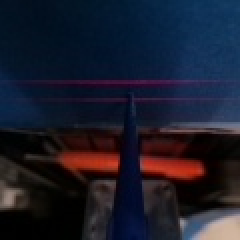
#> input picture data/Dec15_2022/test01camera1image00061.jpg, 120 x 120 px, found by its file name (shown 2 times larger); its folder holds 4 pictures in this run
$ python dataset_construction.py 3
#> lines starting #> are read from the running program, lines starting #| are printed output that depends on the picture
import cv2
import sys
import os
import numpy as np
from matplotlib import pyplot as plt
import time

data_folder = '/Users/william/Documents/MMINT_Research/printer_laser_sensor/data/Dec15_2022/'

#create global variables mouseX and mouseY as empty lists
global mouseX
mouseX = []
global mouseY
mouseY = []

def rotate_image_180(image):
    rotated_image = cv2.rotate(image, cv2.ROTATE_180)
    return rotated_image

def crop_image_horizontally(image, percent):
    height, width, channels = image.shape
    image = image[0:height, int(width/2 - width*percent/2):int(width/2 + width*percent/2)]
    return image

def make_image_bigger(image, scale_percent):
    width = int(image.shape[1] * scale_percent / 100)
    height = int(image.shape[0] * scale_percent / 100)
    dim = (width, height)
    resized = cv2.resize(image, dim, interpolation = cv2.INTER_AREA)
    return resized

#first argument from terminal is the number of images to select
num_images = int(sys.argv[1])

def focus_on_lower_part_percentage(image, percentage):
    height, width, channels = image.shape
    image = image[height-int(height*percentage):height, 0:width]
    return image

#focus on upper part of image based on given percentage
def focus_on_upper_part_percentage(image, percentage):
    height, width, channels = image.shape
    image = image[0:int(height*percentage), 0:width]
    return image

#select a random set of images in a data folder
def select_random_images(data_folder, num_images):
    images = [img for img in os.listdir(data_folder) if img.endswith('.jpg')]
    #select random images from the set
    random_images = np.random.choice(images, num_images, replace=False)
    return random_images

#return left mouse click position over image
def get_mouse_click(event, x, y, flags, param):
    if event == cv2.EVENT_LBUTTONDOWN:
        #append x to the list mouseX
        mouseX.append(x)
        #append y to the list mouseY
        mouseY.append(y)
        #print mouseX and mouseY
        print(mouseX, mouseY)

#record mouse click position as white pixels in black image
def record_mouse_click(data_folder, filename_list):
    global mouseX
    global mouseY
    scale = 20
    i = 0
    for filename in filename_list:
        #check if filename includes 'camera1' or 'camera0'
        if 'camera0' in filename:
            image = focus_on_upper_part_percentage(crop_image_horizontally(focus_on_lower_part_percentage(rotate_image_180(cv2.imread(data_folder + filename)),0.42), 0.39),0.2)
        elif 'camera1' in filename:
            image = focus_on_upper_part_percentage(crop_image_horizontally(focus_on_lower_part_percentage(rotate_image_180(cv2.imread(data_folder + filename)),0.38), 0.4),0.2)
#> in rotate_image_180, `rotated_image = cv2.rotate(image, cv2.ROTATE_180)`:
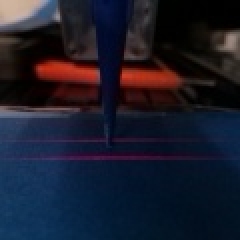
#> rotated_image: shape (120, 120, 3) (shown 2 times larger); mean B, G, R 42.9, 28.5, 26.7
#> in rotate_image_180, image is the input picture: shape (120, 120, 3); mean B, G, R 42.9, 28.5, 26.7
#> in focus_on_lower_part_percentage, `height, width, channels = image.shape`: height = 120; channels = 3
#> in focus_on_lower_part_percentage, `image = image[height-int(height*percentage):height, 0:width]`:
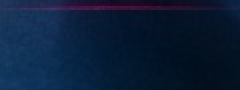
#> image: shape (45, 120, 3) (shown 2 times larger); mean of channels 0, 1, 2 56, 29.4, 10.7; drawn as B, G, R
#> in crop_image_horizontally, `height, width, channels = image.shape`: height = 45; width = 120; channels = 3
#> in crop_image_horizontally, `image = image[0:height, int(width/2 - width*percent/2):int(width/2 + w..`:
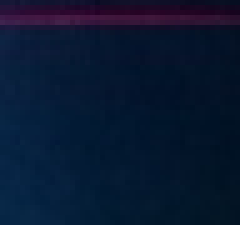
#> image: shape (45, 48, 3) (shown 5 times larger); mean of channels 0, 1, 2 48.9, 23.7, 8.5; drawn as B, G, R
#> in focus_on_upper_part_percentage, `height, width, channels = image.shape`: height = 45; width = 48; channels = 3
        imageBIG = make_image_bigger(image, scale*100)
#> in make_image_bigger, `resized = cv2.resize(image, dim, interpolation = cv2.INTER_AREA)`:
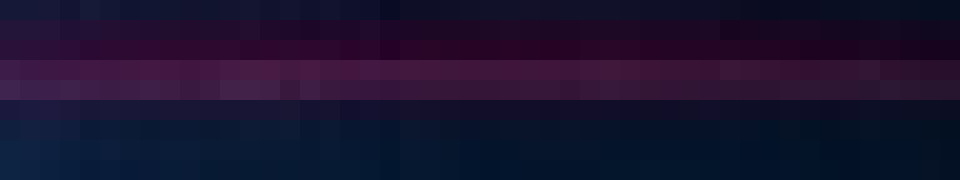
#> resized: shape (180, 960, 3); mean of channels 0, 1, 2 47.6, 18.4, 26.1; drawn as B, G, R
        cv2.namedWindow('imageCropCheck')
        cv2.imshow('imageCropCheck', imageBIG)
        cv2.waitKey(10)
        wrong_crop = input("Is the image cropped correctly? (y/n): ")
#> the answer given: y
        if wrong_crop == 'n':
            if 'camera1' in filename:
                image = focus_on_upper_part_percentage(crop_image_horizontally(focus_on_lower_part_percentage(rotate_image_180(cv2.imread(data_folder + filename)),0.42), 0.39),0.2)
            elif 'camera0' in filename:
                image = focus_on_upper_part_percentage(crop_image_horizontally(focus_on_lower_part_percentage(rotate_image_180(cv2.imread(data_folder + filename)),0.38), 0.4),0.2)
        imageBIG = make_image_bigger(image, scale*100)
        cv2.namedWindow('laserCheck')
        cv2.imshow('laserCheck', imageBIG)
        cv2.waitKey(10)
        wrong_laser = input("Is the laser visible? (y/n): ")
#> the answer given: y
        if wrong_laser == 'n':
            print('disregarding image')
            cv2.destroyAllWindows()
            continue
        cv2.destroyAllWindows()
        imageBIG = make_image_bigger(image, scale*100)
        cv2.namedWindow('image')
        cv2.setMouseCallback('image', get_mouse_click)
        cv2.imshow('image', imageBIG)
        cv2.waitKey(0)
        #print mouse click position
        mouseX = [int(x/scale) for x in mouseX]
        mouseY = [int(y/scale) for y in mouseY]
        print(mouseX, mouseY)
        cv2.namedWindow('selected')
        image_selected = image[:,:,0]*0
        image_selected[mouseY, mouseX] = 255
        cv2.imshow('selected', make_image_bigger(image_selected, scale*100))
#> in make_image_bigger (call 4), `resized = cv2.resize(image, dim, interpolation = cv2.INTER_AREA)`: resized: shape (180, 960); every value is 0
        cv2.waitKey(0)
        cv2.destroyAllWindows()
        #reset mouseX and mouseY
        mouseX = []
        mouseY = []
        #save image
        cv2.imwrite('input_' + filename, image)
        cv2.imwrite('output_' + filename, image_selected)
        i = i + 1
#> pass 2 of the loop in record_mouse_click, `for filename in filename_list:`:
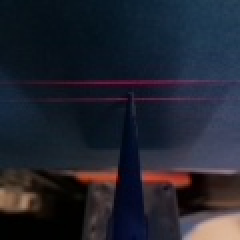
#> input picture data/Dec15_2022/test01camera1image00099.jpg, 120 x 120 px, found by its file name (shown 2 times larger)
#> in rotate_image_180 (call 2), `rotated_image = cv2.rotate(image, cv2.ROTATE_180)`:
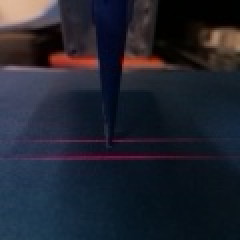
#> rotated_image: shape (120, 120, 3) (shown 2 times larger); mean B, G, R 47.5, 36.1, 33.3
#> in rotate_image_180, image is the input picture: shape (120, 120, 3); mean B, G, R 47.5, 36.1, 33.3
#> in make_image_bigger (call 5), `resized = cv2.resize(image, dim, interpolation = cv2.INTER_AREA)`:
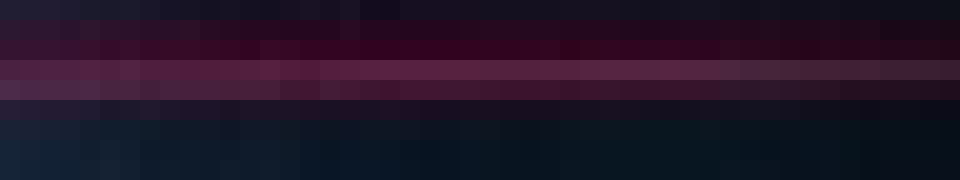
#> resized: shape (180, 960, 3); mean of channels 0, 1, 2 39.4, 20, 33.4; drawn as B, G, R
#> the answer given: y
#> the answer given: y
#> pass 3 of the loop in record_mouse_click, `for filename in filename_list:`:
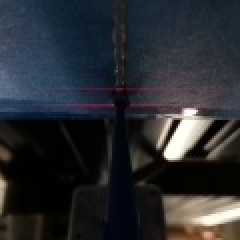
#> input picture data/Dec15_2022/test01camera0image00173.jpg, 120 x 120 px, found by its file name (shown 2 times larger)
#> in rotate_image_180, image is the input picture: shape (120, 120, 3); mean B, G, R 48.4, 43.8, 41.2
#> in crop_image_horizontally (call 3), `height, width, channels = image.shape`: height = 50
#> in crop_image_horizontally (call 3), `image = image[0:height, int(width/2 - width*percent/2):int(width/2 + w..`:
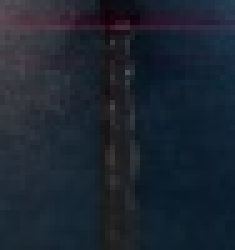
#> image: shape (50, 47, 3) (shown 5 times larger); mean of channels 0, 1, 2 48.4, 37, 28.4; drawn as B, G, R
#> in make_image_bigger (call 9), `resized = cv2.resize(image, dim, interpolation = cv2.INTER_AREA)`:
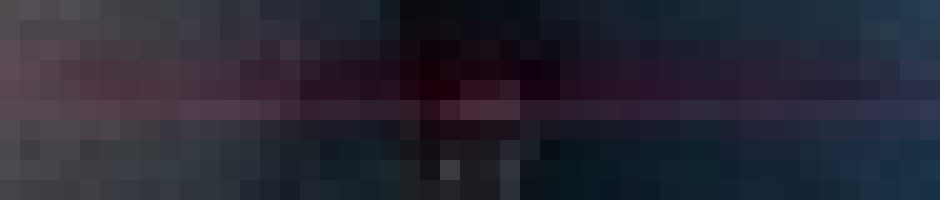
#> resized: shape (200, 940, 3); mean of channels 0, 1, 2 52.2, 39.3, 40; drawn as B, G, R
#> the answer given: y
#> the answer given: y
#> resized: shape (200, 940); every value is 0

filename_list = select_random_images(data_folder, num_images)
print(filename_list)
record_mouse_click(data_folder, filename_list)
